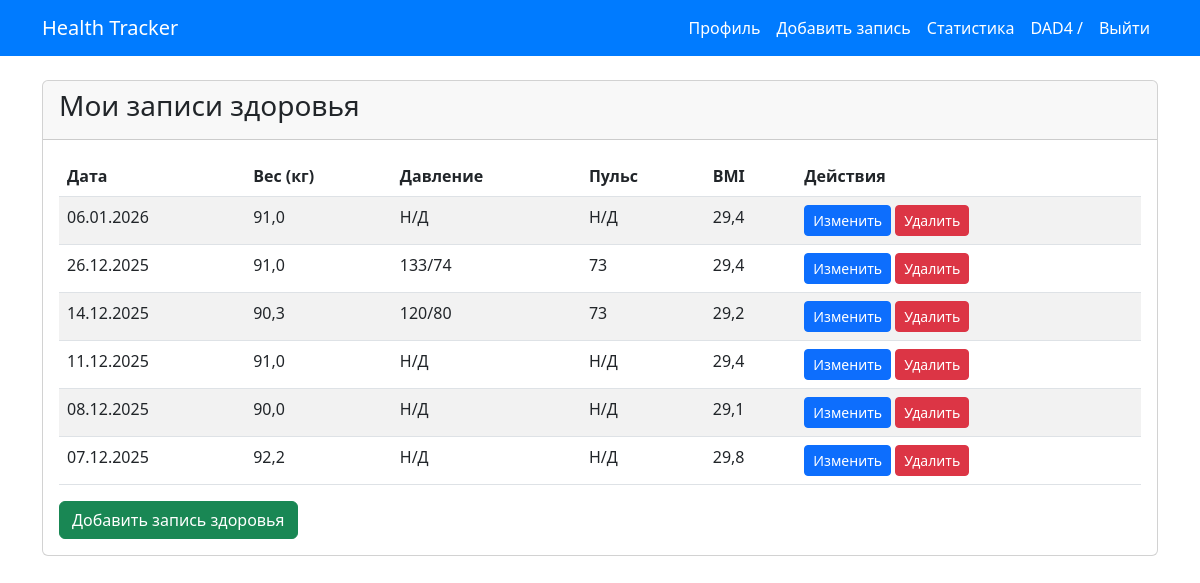
Screenshot of /weight/ (signed in) with the database file from the repository.
### users/models.py (models this page shows, shortened)
class CustomUser(AbstractUser):
    email = models.EmailField(unique=True)
    first_name = models.CharField(max_length=30, blank=True)  # Оставляем только имя
    last_name = models.CharField(max_length=30, blank=True)   # Убираем фамилию из обязательных полей

class UserProfile(models.Model):
    GENDER_CHOICES = [
        ('M', 'Мужской'),
        ('F', 'Женский'),
    ]
    user = models.OneToOneField(CustomUser, on_delete=models.CASCADE, related_name='profile')
    date_of_birth = models.DateField(null=True, blank=True)
    height = models.PositiveIntegerField(null=True, blank=True)  # Рост в сантиметрах
    gender = models.CharField(max_length=1, choices=GENDER_CHOICES, blank=True)

### tracker/models.py (models this page shows, shortened)
class WeightEntry(models.Model):
    user = models.ForeignKey(CustomUser, on_delete=models.CASCADE, related_name='weight_entries')
    weight = models.FloatField(null=True, blank=True)  # Вес в килограммах
    date = models.DateField(default=date.today, editable=True)
    systolic_pressure = models.IntegerField(null=True, blank=True)  # Систолическое давление
    diastolic_pressure = models.IntegerField(null=True, blank=True)  # Диастолическое давление
    pulse = models.IntegerField(null=True, blank=True)  # Пульс
    def calculate_bmi(self):
        if self.weight and hasattr(self.user, 'profile') and self.user.profile.height:
            height_m = self.user.profile.height / 100  # Переводим рост в метры
            return round(self.weight / (height_m ** 2), 1)
        return None

### tracker/views.py (the view)
# urls.py: path('weight/', tracker_views.WeightListView.as_view(), name='weight-list'),
class WeightListView(LoginRequiredMixin, ListView):
    model = WeightEntry
    template_name = 'tracker/weight_list.html'
    context_object_name = 'entries'
    def get_queryset(self):
        return WeightEntry.objects.filter(user=self.request.user).order_by('-date')

### templates/tracker/weight_list.html
{% extends 'base.html' %}
{% block content %}
<div class="row">
    <div class="col-md-12">
        <div class="card">
            <div class="card-header">
                <h3>Мои записи здоровья</h3>
            </div>
            <div class="card-body">
                {% if entries %}
                    <table class="table table-striped">
                        <thead>
                            <tr>
                                <th>Дата</th>
                                <th>Вес (кг)</th>
                                <th>Давление</th>
                                <th>Пульс</th>
                                <th>BMI</th>
                                <th>Действия</th>
                            </tr>
                        </thead>
                        <tbody>
                            {% for entry in entries %}
                            <tr>
                                <td>{{ entry.date|date:"d.m.Y" }}</td>
                                <td>
                                    {% if entry.weight %}
                                        {{ entry.weight }}
                                    {% else %}
                                        Н/Д
                                    {% endif %}
                                </td>
                                <td>
                                    {% if entry.systolic_pressure and entry.diastolic_pressure %}
                                        {{ entry.systolic_pressure }}/{{ entry.diastolic_pressure }}
                                    {% else %}
                                        Н/Д
                                    {% endif %}
                                </td>
                                <td>
                                    {% if entry.pulse %}
                                        {{ entry.pulse }}
                                    {% else %}
                                        Н/Д
                                    {% endif %}
                                </td>
                                <td>
                                    {% if entry.calculate_bmi %}
                                        {{ entry.calculate_bmi }}
                                    {% else %}
                                        Н/Д
                                    {% endif %}
                                </td>
                                <td>
                                    <a href="{% url 'weight-edit' entry.pk %}" class="btn btn-sm btn-primary">Изменить</a>
                                    <a href="{% url 'weight-delete' entry.pk %}" class="btn btn-sm btn-danger">Удалить</a>
                                </td>
                            </tr>
                            {% endfor %}
                        </tbody>
                    </table>
                {% else %}
                    <p>У вас пока нет записей о весе.</p>
                {% endif %}
                <a href="{% url 'add-weight' %}" class="btn btn-success">Добавить запись здоровья</a>
            </div>
        </div>
    </div>
</div>
{% endblock %}

### templates/base.html (shortened to what this page needs)
<!DOCTYPE html>
<html lang="ru">
<head>
    <link href="https://cdn.jsdelivr.net/npm/bootstrap@5.3.0/dist/css/bootstrap.min.css" rel="stylesheet">
</head>
<body>
    <nav class="navbar navbar-expand-lg navbar-dark fixed-top">
        <div class="container">
            <a class="navbar-brand" href="{% url 'home' %}">Health Tracker</a>
            <div class="collapse navbar-collapse" id="navbarNav">
                <ul class="navbar-nav ms-auto">
                    {% if user.is_authenticated %}
                        <li class="nav-item">
                            <a class="nav-link" href="{% url 'profile' %}">Профиль</a>
                        </li>
                        <li class="nav-item">
                            <a class="nav-link" href="{% url 'add-weight' %}">Добавить запись</a>
                        </li>
                        <li class="nav-item">
                            <a class="nav-link" href="{% url 'statistics' %}">Статистика</a>
                        </li>
                        <li class="nav-item">
                            <span class="nav-link"> {{ user.username }} / </span>
                        </li>
                        <li class="nav-item">
                            <a class="nav-link" href="{% url 'logout' %}">Выйти</a>
                        </li>
                    {% endif %}
                </ul>
            </div>
        </div>
    </nav>
    <div class="container mt-4">
        {% block content %}{% endblock %}
    </div>
</body>
</html>

### templates/base.html (style rules this page uses)
.navbar { background-color: #007bff !important; }
.navbar-brand, .nav-link { color: white !important; }
body { padding-top: 56px; }

### rows the page displays
CustomUser: username "DAD4"
WeightEntry: date "06.01.2026", weight "91,0", shows "Н/Д", calculate_bmi "29,4"
WeightEntry: date "26.12.2025", weight "91,0", systolic_pressure "133", diastolic_pressure "74", pulse "73", calculate_bmi "29,4"
WeightEntry: date "14.12.2025", weight "90,3", systolic_pressure "120", diastolic_pressure "80", pulse "73", calculate_bmi "29,2"
WeightEntry: date "11.12.2025", weight "91,0", shows "Н/Д", calculate_bmi "29,4"
WeightEntry: date "08.12.2025", weight "90,0", shows "Н/Д", calculate_bmi "29,1"
WeightEntry: date "07.12.2025", weight "92,2", shows "Н/Д", calculate_bmi "29,8"
